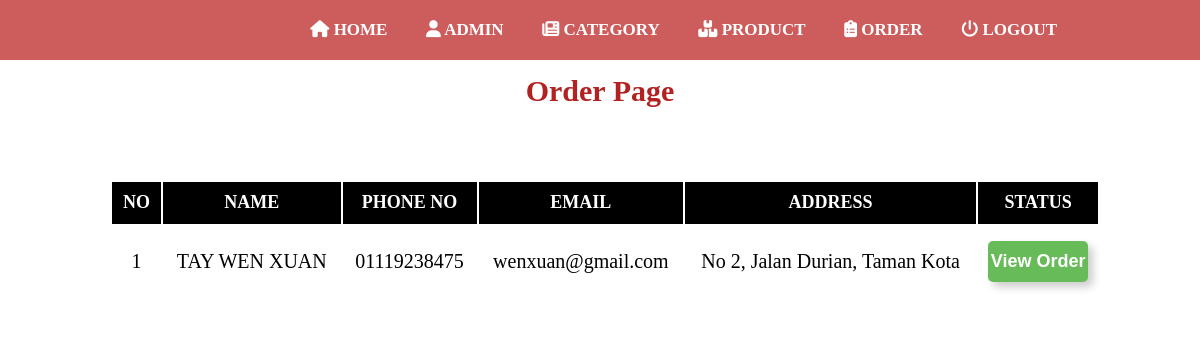
Screenshot of /admin/order.php (signed in) with the database file from the repository.
### tables this page shows
CREATE TABLE `order` (
  `id` int(10) UNSIGNED NOT NULL,
  `cus_name` varchar(50) NOT NULL,
  `cus_phone` varchar(20) NOT NULL,
  `cus_email` varchar(100) NOT NULL,
  `cus_add` varchar(255) NOT NULL
);

### admin/order.php (the view, shortened to what this page needs)
<?php include('partial_backend/navbar.php');?>
<div class="main-content" style="background-color:white">
<br><br><BR><BR>
<div class="container">
	<h1>Order Page</h1>
</div>
<div class="container">
<br><br>
</div>
		<div class="display_food">
			<table>
		<thead>
			 <tr>
			<th>NO</th>
			<th>NAME</th>
			<th>PHONE NO</th>
			<th>EMAIL</th>
			<th>ADDRESS</th>
			<th>STATUS</th>
			</tr>
		</thead>
		<tbody>
			<?php
			$i = 1;
			$sql="SELECT * FROM `order`";
			$res=mysqli_query($conn,$sql);
			if($res==TRUE)
				{
					$row_count=mysqli_num_rows($res);
					if($row_count>0)
						{
							while($row=mysqli_fetch_assoc($res))
							{
								$name = $row['cus_name'];
								$phone = $row['cus_phone'];
								$email = $row['cus_email'];
								$address = $row['cus_add'];
			?>
									<tr>
										<td><?php echo $i++?></td>
										<td><?php echo $name?></td>
										<td><?php echo $phone?></td>
										<td><?php echo $email?></td>
										<td><?php echo $address?></td>
										<td>
								 			<button class="vieworder_button"><a href="viewOrder.php">View Order<a></button>
								 		</td>
									</tr>
								<?php
							}
						}
				}
			?>
		</tbody>
	</table>
	</div>
</div>
</body>
</html>

### css/admin.css (style rules this page uses)
* { padding: 0; margin: 0; text-decoration: none; list-style: none; box-sizing: border-box; }
body { background-color: white; }
h1 { color: #B22222; font-size: 30px; font-family: Garamond; font-weight: bold; text-align: center; margin: 0; padding: 0; padding-top: 10px; }
table { color:black; font-size:1.5em; font-family: Monserrat; text-align: left; }
table tr th { border-bottom:1px solid black; text-align:left; padding:1px; }
table tr td { padding:10px; text-align:left; }
.container { width: 98%; margin: 0 auto; padding: 1%; }
.main-content { background-color:white; padding: 10px 100px; }
a { color: white; text-decoration: none; }
* { box-sizing: border-box; outline: none; border:none; text-decoration: none; }
html { font-size: 62.5%; overflow-x: hidden; }
.display_food table { padding-top: 20px; padding-left: 10px; width: 100%; text-align: center; }
.display_food table thead th { padding: 10px; font-size: 18px; background-color: black; color: white; text-align: center; }
.display_food table td { padding: 10px; font-size: 20px; color: black; text-align: center; }
.display_food table td a { width: 70%; }
.display_food table td:first-child { padding:0; }
.vieworder_button { background-color: #68bb59; display: block; width: 100%; text-align: center; color:white; padding: 10px 0px; font-size: 18px; font-weight: bold; cursor: pointer; margin-top: 5px; margin-bottom:5px; border-radius: 5px; border: none; box-shadow: 5px 5px 8px rgba(0,0,0,0.2); transition: all 0.3s ease-out; }

### rows the page displays
order: cus_name "TAY WEN XUAN", cus_phone "01119238475", cus_email "wenxuan@gmail.com", cus_add "No 2, Jalan Durian, Taman Kota"
